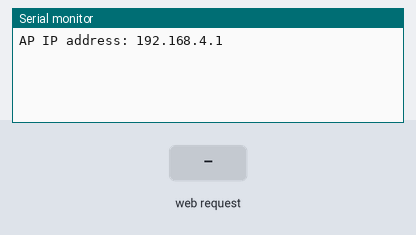
Bench run of a sketch on a simulated ESP32. Shown: the last lines printed to the serial monitor. The inputs (shaded band) are chosen by the test bench. The camera gives no picture.

Above: at 1.5 s.
1.6 s: HTTP request GET /control?mode=360 received
At 2.8 s:
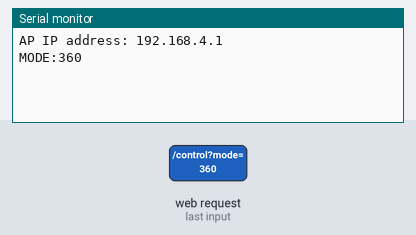
3.1 s: HTTP request GET /control?x=1&y=1&mode=1 received
At 4.1 s:
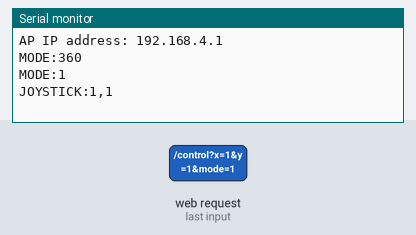

Measured:
- after the input at 1.6 s, the serial monitor: prints a new line at once (image 1)
- after the input at 3.1 s, the serial monitor: prints a new line at once (image 2)

The sketch:

cam4.ino
```cpp
#include <WiFi.h>
#include <WebServer.h>
#include <ESPmDNS.h>
#include "esp_camera.h"

// WiFi credentials
const char* ssid = "TOT_tank";
const char* password = "12345678";

// Camera pins (for AI-Thinker ESP32-CAM)
#define PWDN_GPIO_NUM     32
#define RESET_GPIO_NUM    -1
#define XCLK_GPIO_NUM     0
#define SIOD_GPIO_NUM     26
#define SIOC_GPIO_NUM     27
#define Y9_GPIO_NUM       35
#define Y8_GPIO_NUM       34
#define Y7_GPIO_NUM       39
#define Y6_GPIO_NUM       36
#define Y5_GPIO_NUM       21
#define Y4_GPIO_NUM       19
#define Y3_GPIO_NUM       18
#define Y2_GPIO_NUM       5
#define VSYNC_GPIO_NUM    25
#define HREF_GPIO_NUM     23
#define PCLK_GPIO_NUM     22

// Metal detection variables
volatile bool metalDetected = false;

WebServer server(80);

// Function prototypes
void handleRoot();
void handleStream();
void handleControl();
void handleMetalStatus();

void setup() {
  Serial.begin(115200);

  // Initialize camera
  camera_config_t config;
  config.ledc_channel = LEDC_CHANNEL_0;
  config.ledc_timer = LEDC_TIMER_0;
  config.pin_pwdn = PWDN_GPIO_NUM;
  config.pin_reset = RESET_GPIO_NUM;
  config.pin_xclk = XCLK_GPIO_NUM;
  config.pin_sccb_sda = SIOD_GPIO_NUM;
  config.pin_sccb_scl = SIOC_GPIO_NUM;
  config.pin_d7 = Y9_GPIO_NUM;
  config.pin_d6 = Y8_GPIO_NUM;
  config.pin_d5 = Y7_GPIO_NUM;
  config.pin_d4 = Y6_GPIO_NUM;
  config.pin_d3 = Y5_GPIO_NUM;
  config.pin_d2 = Y4_GPIO_NUM;
  config.pin_d1 = Y3_GPIO_NUM;
  config.pin_d0 = Y2_GPIO_NUM;
  config.pin_vsync = VSYNC_GPIO_NUM;
  config.pin_href = HREF_GPIO_NUM;
  config.pin_pclk = PCLK_GPIO_NUM;

  config.xclk_freq_hz = 20000000;
  config.frame_size = FRAMESIZE_SVGA;
  config.pixel_format = PIXFORMAT_JPEG;
  config.grab_mode = CAMERA_GRAB_WHEN_EMPTY;
  config.fb_location = CAMERA_FB_IN_PSRAM;
  config.jpeg_quality = 12;
  config.fb_count = 1;

  // Camera init
  esp_err_t err = esp_camera_init(&config);
  if (err != ESP_OK) {
    Serial.printf("Camera init failed with error 0x%x", err);
    return;
  }

  // Flip configuration
  sensor_t *s = esp_camera_sensor_get();
  s->set_vflip(s, 1);  // Vertical flip
  s->set_hmirror(s, 0); // Horizontal mirror

  // Start WiFi Access Point
  WiFi.softAP(ssid, password);
  IPAddress IP = WiFi.softAPIP();
  Serial.print("AP IP address: ");
  Serial.println(IP);

  // Start web server
  server.on("/", HTTP_GET, handleRoot);
  server.on("/stream", HTTP_GET, handleStream);
  server.on("/control", HTTP_GET, handleControl);
  server.on("/metal-status", HTTP_GET, handleMetalStatus);

  server.begin();
}

void loop() {
  server.handleClient();

  // Check for serial input
  if (Serial.available()) {
    String input = Serial.readStringUntil('\n');
    input.trim();
    metalDetected = (input == "metal detected");
  }
}

void handleMetalStatus() {
  server.send(200, "text/plain", metalDetected ? "detected" : "clear");
}

// Web page handler
void handleRoot() {
  String html = R"rawliteral(
  <!DOCTYPE html>
  <html>
  <head>
    <title>TOT-TANK-CAM Live</title>
    <meta name="viewport" content="width=device-width, initial-scale=1">
    <style>
      body {
        background: #1a1a1a;
        color: white;
        font-family: Arial;
        margin: 0;
        padding: 20px;
      }
      .container {
        max-width: 800px;
        margin: 0 auto;
      }
      .video-frame {
        background: #333;
        border-radius: 10px;
        padding: 10px;
        margin-bottom: 20px;
      }
      #stream {
        width: 100%;
        border-radius: 5px;
      }
      .controls {
        display: flex;
        gap: 20px;
        background: #333;
        padding: 20px;
        border-radius: 10px;
      }
      .joystick {
        background: #444;
        width: 200px;
        height: 200px;
        border-radius: 50%;
        position: relative;
      }
      .joystick-inner {
        width: 50px;
        height: 50px;
        background: #666;
        border-radius: 50%;
        position: absolute;
        top: 75px;
        left: 75px;
      }
      .buttons {
        display: flex;
        flex-direction: column;
        gap: 10px;
      }
      button {
        padding: 15px 30px;
        border: none;
        border-radius: 5px;
        background: #4CAF50;
        color: white;
        cursor: pointer;
      }
      .status {
        margin-top: 20px;
        display: flex;
        gap: 10px;
        align-items: center;
        font-size: 1.2em;
      }
      .indicator {
        width: 20px;
        height: 20px;
        border-radius: 50%;
        background: #00ff00;
        transition: background-color 0.3s ease;
      }
      #metalText {
        margin-left: 10px;
        color: #00ff00;
        transition: color 0.3s ease;
      }
      .metal-detected {
        background-color: #ff0000 !important;
        color: #ff0000 !important;
      }
    </style>
  </head>
  <body>
    <div class="container">
      <h1>TOT-TANK-CAM Live</h1>

      <div class="video-frame">
        <img id="stream" src="/stream">
      </div>

      <div class="controls">
        <div class="joystick" id="joystick">
          <div class="joystick-inner" id="joystickInner"></div>
        </div>

        <div class="buttons">
          <button id="modeBtn">Manual</button>
          <button id="autoBtn">Auto</button>
          <button id="turn360">360 Turn</button>
        </div>
      </div>

      <div class="status">
        Metal Status:
        <span id="metalText">No Metal Detected</span>
        <div class="indicator" id="metalIndicator"></div>
      </div>
    </div>

    <script>
      // Video stream handling
      const streamImg = document.getElementById('stream');
      setInterval(() => {
        streamImg.src = '/stream?' + Date.now();
      }, 100);

      // Joystick control
      const joystick = document.getElementById('joystick');
      const joystickInner = document.getElementById('joystickInner');
      let isDragging = false;

      joystick.addEventListener('mousedown', startDrag);
      joystick.addEventListener('touchstart', startDrag);
      document.addEventListener('mouseup', stopDrag);
      document.addEventListener('touchend', stopDrag);

      function startDrag(e) {
        isDragging = true;
        updatePosition(e);
      }

      function stopDrag() {
        isDragging = false;
        joystickInner.style.top = '75px';
        joystickInner.style.left = '75px';
      }

      function updatePosition(e) {
        if (!isDragging) return;

        const rect = joystick.getBoundingClientRect();
        let x = (e.touches ? e.touches[0].clientX : e.clientX) - rect.left;
        let y = (e.touches ? e.touches[0].clientY : e.clientY) - rect.top;

        x = Math.max(0, Math.min(x, 200));
        y = Math.max(0, Math.min(y, 200));

        joystickInner.style.left = (x - 25) + 'px';
        joystickInner.style.top = (y - 25) + 'px';

        const dirX = x - 100;
        const dirY = y - 100;
        fetch(`/control?x=${dirX}&y=${dirY}`);
      }

      // Button controls
      document.getElementById('modeBtn').addEventListener('click', () => {
        fetch('/control?mode=manual');
      });

      document.getElementById('autoBtn').addEventListener('click', () => {
        fetch('/control?mode=auto');
      });

      document.getElementById('turn360').addEventListener('click', () => {
        fetch('/control?turn=360');
      });

      // Metal detection update
      function updateMetalStatus() {
        fetch('/metal-status')
          .then(response => response.text())
          .then(status => {
            const indicator = document.getElementById('metalIndicator');
            const textElement = document.getElementById('metalText');

            if (status === 'detected') {
              indicator.classList.add('metal-detected');
              textElement.classList.add('metal-detected');
              textElement.textContent = 'Metal Detected!';
            } else {
              indicator.classList.remove('metal-detected');
              textElement.classList.remove('metal-detected');
              textElement.textContent = 'No Metal Detected';
            }
          });
      }

      // Update every second
      setInterval(updateMetalStatus, 1000);
      updateMetalStatus(); // Initial check
    </script>
  </body>
  </html>
  )rawliteral";

  server.send(200, "text/html", html);
}

// Video stream handler
void handleStream() {
  camera_fb_t * fb = NULL;
  fb = esp_camera_fb_get();
  if (!fb) {
    Serial.println("Camera capture failed");
    server.send(500, "text/plain", "Camera capture failed");
    return;
  }

  server.sendContent("HTTP/1.1 200 OK\r\n");
  server.sendContent("Content-Type: image/jpeg\r\n");
  server.sendContent("Connection: close\r\n\r\n");
  server.sendContent_P((const char *)fb->buf, fb->len);

  esp_camera_fb_return(fb);
}

// Control command handler
void handleControl() {
  String message = "Control Received: ";
  bool hasInput = false;

  if (server.hasArg("x") && server.hasArg("y")) {
    message += "Joystick X: " + server.arg("x") + " Y: " + server.arg("y");
    hasInput = true;
  }

  if (server.hasArg("mode")) {
    message += (hasInput ? " | " : "") + String("Mode: ") + server.arg("mode");
    hasInput = true;
  }

  if (server.hasArg("turn")) {
    message += (hasInput ? " | " : "") + String("Turn: ") + server.arg("turn");
    hasInput = true;
  }

  if(hasInput) {
    // Send formatted commands to Arduino
    if(server.hasArg("mode")) {
      String modeCmd = "MODE:" + server.arg("mode");
      Serial.println(modeCmd);
    }
    if(server.hasArg("turn") && server.arg("turn") == "360") {
      Serial.println("TURN360");
    }
    if(server.hasArg("x") && server.hasArg("y")) {
      String joyCmd = "JOYSTICK:" + server.arg("x") + "," + server.arg("y");
      Serial.println(joyCmd);
    }
  }
}
```
